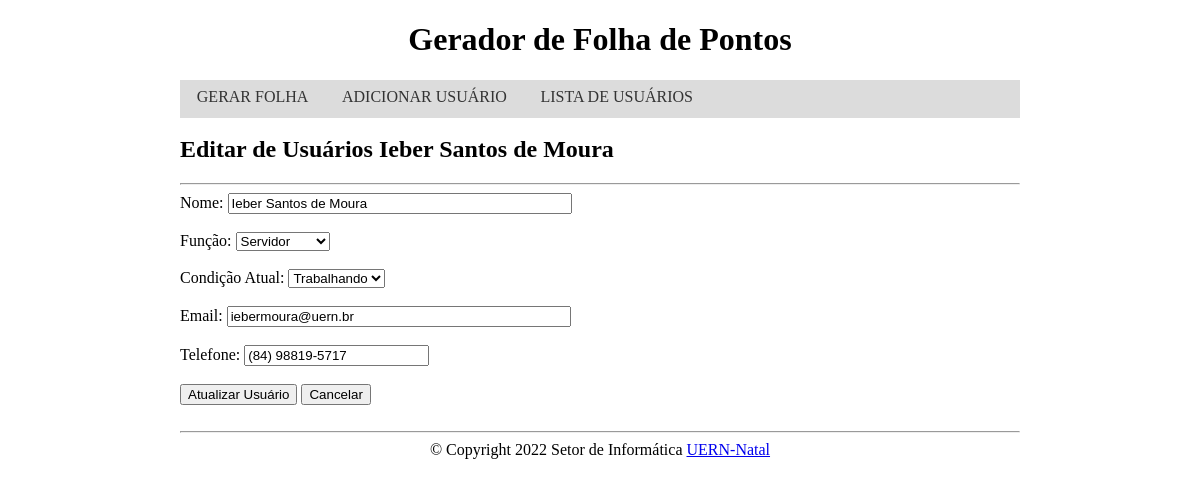
The page /edita_usuario.php?editar=1 on the database its author committed.
### tables this page shows
CREATE TABLE `usuarios` (
  `id` int(11) NOT NULL,
  `nome` varchar(100) NOT NULL,
  `funcao` varchar(45) DEFAULT NULL,
  `condicao` varchar(45) DEFAULT NULL,
  `email` varchar(100) DEFAULT NULL,
  `telefone` varchar(15) DEFAULT NULL
);

### DB/conexao.php (called while the page is built, shortened)
<?php
    Class Consulta {
        private $DB = 'mysql:host=127.0.0.1;dbname=GFP';
        private $usuarioDB = 'root';
        private $senhaDB = '';
        private $pdo;
        public function __construct() {
            try {
                $this->pdo = new PDO($this->DB, $this->usuarioDB, $this->senhaDB);
                $this->pdo->setAttribute(PDO::ATTR_ERRMODE, PDO::ERRMODE_EXCEPTION);
            } catch(PDOException $e) {
                echo 'DB Erro: '.$e->getMessage();
            }
        }
        public function buscarUsuario($id) {
            try {
                $select = $this->pdo->query("SELECT * FROM usuarios WHERE id = '$id'");
                $usuario = $select->fetch(PDO::FETCH_ASSOC);
            } catch(PDOException $e) {
                echo 'DB Erro: '.$e->getMessage();
            }
            return $usuario;
        }
    }
?>

### edita_usuario.php (the view, shortened to what this page needs)
<?php
    include 'DB/conexao.php';
    $consulta = new Consulta();
    if(isset($_GET["editar"])) {
        $id = $_GET["editar"];
        $usuario = $consulta->buscarUsuario($id);
        if($usuario) {
            $nome = $usuario['nome'];
            $funcao = $usuario['funcao'];
            $condicao = $usuario['condicao'];
            $email = $usuario['email'];
            $telefone = $usuario['telefone'];
        } else
            echo "<script>usuarioNaoEncontrado()</script>";
        echo "<h2>Editar de Usuários $nome</h2>";
    }
?>
<form method="POST" autocomplete="off">
    <hr>
    <label>Nome:</label>
    <input type="text" name="nome" value="<?= $nome ?>" pattern="[A-Za-záàâãéèêíïóôõöúçñÁÀÂÃÉÈÍÏÓÔÕÖÚÇÑ ]+$" required>
    <br><br>
    <label>Função:</label>
    <select name="funcao">
        <option value="<?= $funcao ?>" selected><?= $funcao ?></option>
    </select>
    <br><br>
    <label>Condição Atual:</label>
    <select name="condicao">
        <option value="<?= $condicao ?>" selected><?= $condicao ?></option>
    </select>
    <br><br>
    <label>Email:</label>
    <input type="text" name="email" value="<?= $email ?>">
    <br><br>
    <label>Telefone:</label>
    <input type="tel" name="telefone" id="telefone" maxlength="15" value="<?= $telefone ?>">
    <br><br>
    <input type="submit" name="atualizar" value="Atualizar Usuário">
    <input type='submit' name='cancelar' value='Cancelar'>
</form>

### frontend/estilo.css (style rules this page uses)
h1, h3 { text-align: center; }
body { padding: 0%; margin: 0%; }
input[type=text] { width: 40%; }
footer { text-align: center; }
.corpo { margin: 0% auto; width: 70%; }
.menu ul { background-color: gainsboro; float: left; width: 100%; padding: 0%; margin: 0%; }
.menu ul li { display: inline; }
.menu ul li a { border-bottom: solid gainsboro; text-decoration: none; padding: 1% 2%; color: #333; float:left; }

### rows shown on the page
usuarios: nome "Ieber Santos de Moura", funcao "Servidor", condicao "Trabalhando", email "iebermoura@uern.br", telefone "(84) 98819-5717"
